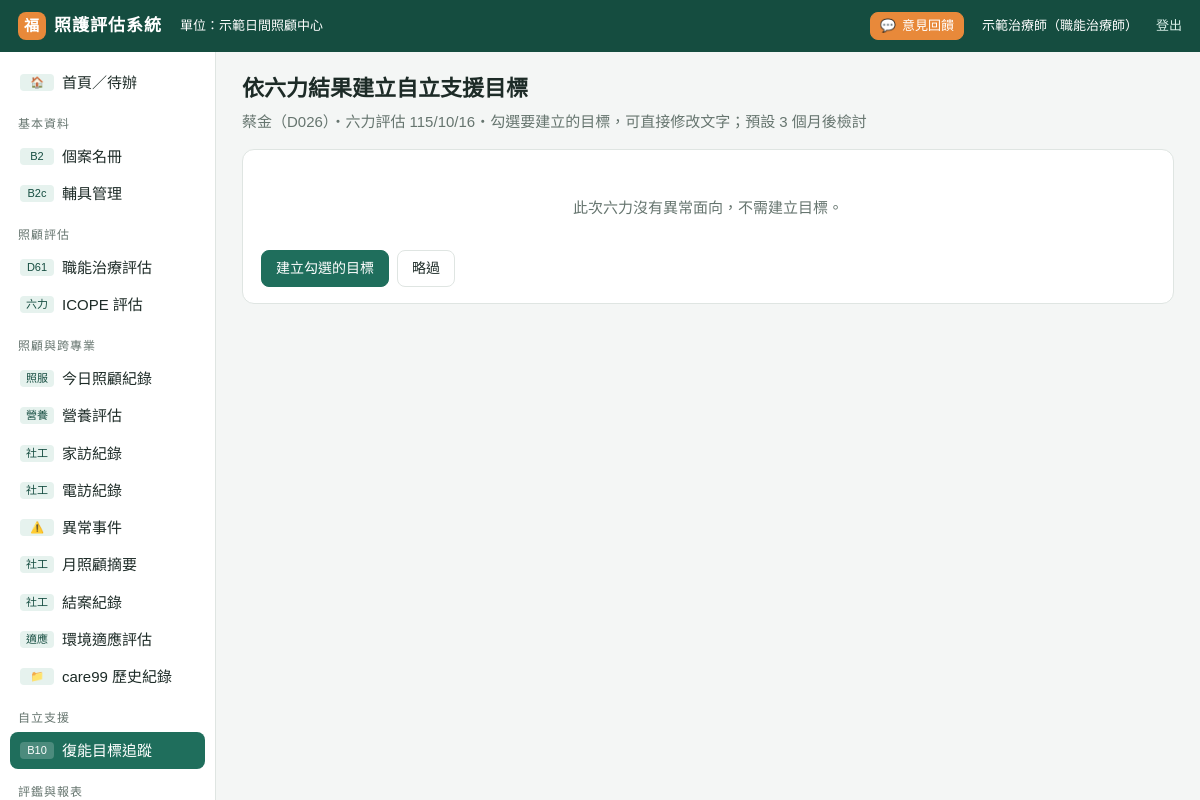
Page /goals/from-icope/38 (signed in) on the earlier database version.
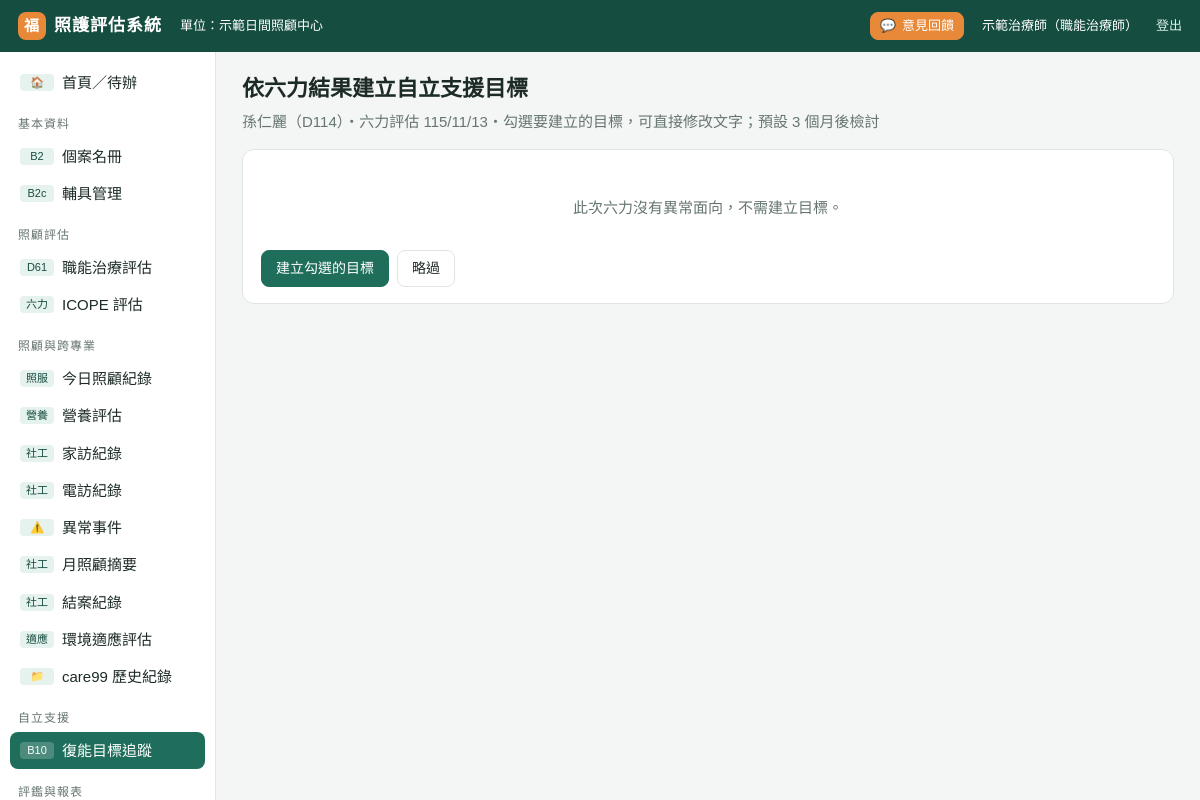
Same page on the later database version.
### tables this page shows
CREATE TABLE assessments (id INTEGER PRIMARY KEY, client_id INTEGER, type TEXT, date TEXT,
  assessor TEXT, kind TEXT, data TEXT, summary TEXT, note TEXT, next_due TEXT, keyed INTEGER DEFAULT 0,
  created TEXT, updated TEXT, source_id TEXT);

### app.py (the view, shortened to what this page needs)
@app.route("/goals/from-icope/<int:aid>", methods=["GET", "POST"])
@login_required
def goals_from_icope(aid):
    a = get_assess(aid)
    c = get_client(a["client_id"])
    j = S.icope_auto(a["data"])
    tmpl = {
        "mob": ("行動／肌力平衡", "起立坐下 5 次縮短至 12 秒內，維持安全行走", "運動團體＋個別坐站運動 10 下 × 2–3 組／天",
                f"起立坐下 {a['data'].get('mob_seconds', '—')} 秒（{a['data'].get('mob_method', '')}）"),
        "cog": ("認知", "能正確說出今天的月、日（現實導向）", "認知團體；每日日曆、白板現實導向", "定向／記憶有錯誤"),
        "dep": ("情緒", "每週主動參與社交團體至少 2 次", "社交團體；安排有興趣的活動", "情緒低落或失去興趣"),
        "soc": ("日常生活自立", "在提示下自行完成能力所及的日常活動（如穿脫外套）", "自立支援：給予時間、口頭提示，不代勞", "日常生活需協助"),
        "nut": ("營養", "維持體重，三個月內不再下降", "告知護理人員追蹤；用餐觀察", "體重減輕或食慾不佳"),
        "vis": ("感官", "活動中能看清字卡、安全移動", "照明充足、字卡放大；鼓勵就醫", "視力有困難"),
        "hear": ("感官", "團體活動中能聽清楚指令並參與", "面對面溝通、座位安排", "聽力異常"),
    }
    sug = [(k, *tmpl[k]) for k, _ in S.ICOPE_ALL if k in tmpl and j.get(k) in ("異常", "需追蹤")]
    return render_template("goals_from.html", a=a, c=c, sug=sug)

### app.py (called while the page is built)
def db():
    if "db" not in g:
        g.db = sqlite3.connect(DB_PATH)
        g.db.row_factory = sqlite3.Row
        g.db.execute("PRAGMA foreign_keys=ON")
    return g.db

@app.teardown_appcontext
def _close(_):
    d = g.pop("db", None)
    if d is not None:
        d.close()

def setting(key):
    r = db().execute("SELECT value FROM settings WHERE key=?", (key,)).fetchone()
    return r["value"] if r else DEFAULT_SETTINGS.get(key, "")

def to_date(s):
    if not s:
        return None
    if isinstance(s, (date, datetime)):
        return s if isinstance(s, date) and not isinstance(s, datetime) else s.date()
    s = str(s).strip().replace(".", "/").replace("-", "/")
    parts = s.split("/")
    try:
        y, m, d = (int(p) for p in parts[:3])
    except ValueError:
        return None
    if y < 1000:
        y += 1911
    try:
        return date(y, m, d)
    except ValueError:
        return None

def roc(s, sep="/"):
    d = to_date(s)
    return f"{d.year - 1911}{sep}{d.month:02d}{sep}{d.day:02d}" if d else ""

def get_client(cid):
    r = db().execute("SELECT * FROM clients WHERE id=?", (cid,)).fetchone()
    if not r:
        abort(404)
    return client_dict(r)

### templates/goals_from.html
{% extends "base.html" %}
{% block body %}
<div class="pagehead"><div><h1>依六力結果建立自立支援目標</h1>
<div class="muted">{{ c.label }}・六力評估 {{ a.date|roc }}・勾選要建立的目標，可直接修改文字；預設 3 個月後檢討</div></div></div>
<form method="post" class="card">
{% for k, dom, goal, method, base in sug %}
  <div style="border:1px solid var(--line);border-radius:10px;padding:10px 12px;margin-bottom:10px">
    <label><input type="checkbox" name="use_{{ k }}" checked> <b>{{ dom }}</b></label>
    <div class="grid g3" style="margin-top:6px">
      <div><label class="f">目標</label><input type="text" name="goal_{{ k }}" value="{{ goal }}" style="width:100%"></div>
      <div><label class="f">方法</label><input type="text" name="method_{{ k }}" value="{{ method }}" style="width:100%"></div>
      <div><label class="f">基準（目前表現）</label><input type="text" name="base_{{ k }}" value="{{ base }}" style="width:100%"></div>
    </div>
  </div>
{% else %}<div class="empty">此次六力沒有異常面向，不需建立目標。</div>{% endfor %}
<div class="btns"><button class="btn pri">建立勾選的目標</button><a class="btn" href="{{ url_for('client_view', cid=c.id) }}">略過</a></div>
</form>
{% endblock %}

Differences in the rows shown:
changed assessments: date|roc "115/10/16" → "115/11/13"
Other differences:
{{ c.label }}: "蔡金（D026）" → "孫仁麗（D114）"
